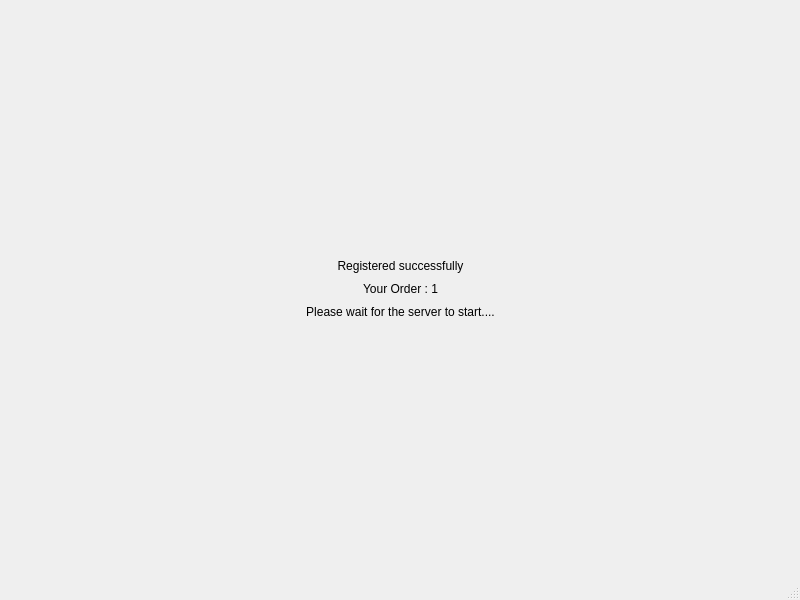
<?xml version="1.0" encoding="UTF-8"?>
<ui version="4.0">
 <class>GameWindow</class>
 <widget class="QMainWindow" name="GameWindow">
  <property name="geometry">
   <rect>
    <x>0</x>
    <y>0</y>
    <width>800</width>
    <height>600</height>
   </rect>
  </property>
  <property name="windowTitle">
   <string>MainWindow</string>
  </property>
  <widget class="QWidget" name="centralwidget">
   <layout class="QGridLayout" name="gridLayout_3">
    <item row="0" column="0">
     <widget class="QStackedWidget" name="stackedWidget">
      <property name="sizePolicy">
       <sizepolicy hsizetype="Expanding" vsizetype="Maximum">
        <horstretch>0</horstretch>
        <verstretch>0</verstretch>
       </sizepolicy>
      </property>
      <property name="currentIndex">
       <number>0</number>
      </property>
      <widget class="QWidget" name="waitingRoom">
       <layout class="QGridLayout" name="gridLayout_6">
        <item row="0" column="0">
         <layout class="QGridLayout" name="gridLayout_5">
          <item row="2" column="2">
           <spacer name="horizontalSpacer_8">
            <property name="orientation">
             <enum>Qt::Horizontal</enum>
            </property>
            <property name="sizeHint" stdset="0">
             <size>
              <width>40</width>
              <height>20</height>
             </size>
            </property>
           </spacer>
          </item>
          <item row="2" column="0">
           <spacer name="horizontalSpacer_7">
            <property name="orientation">
             <enum>Qt::Horizontal</enum>
            </property>
            <property name="sizeHint" stdset="0">
             <size>
              <width>40</width>
              <height>20</height>
             </size>
            </property>
           </spacer>
          </item>
          <item row="2" column="1">
           <widget class="QLabel" name="label_6">
            <property name="text">
             <string>Your Order : 1</string>
            </property>
            <property name="alignment">
             <set>Qt::AlignCenter</set>
            </property>
           </widget>
          </item>
          <item row="1" column="1">
           <widget class="QLabel" name="label_5">
            <property name="text">
             <string>Registered successfully</string>
            </property>
            <property name="alignment">
             <set>Qt::AlignCenter</set>
            </property>
           </widget>
          </item>
          <item row="4" column="1">
           <spacer name="verticalSpacer_4">
            <property name="orientation">
             <enum>Qt::Vertical</enum>
            </property>
            <property name="sizeHint" stdset="0">
             <size>
              <width>20</width>
              <height>40</height>
             </size>
            </property>
           </spacer>
          </item>
          <item row="3" column="1">
           <widget class="QLabel" name="label_7">
            <property name="text">
             <string>Please wait for the server to start....</string>
            </property>
            <property name="alignment">
             <set>Qt::AlignCenter</set>
            </property>
           </widget>
          </item>
          <item row="0" column="1">
           <spacer name="verticalSpacer_7">
            <property name="orientation">
             <enum>Qt::Vertical</enum>
            </property>
            <property name="sizeHint" stdset="0">
             <size>
              <width>20</width>
              <height>40</height>
             </size>
            </property>
           </spacer>
          </item>
         </layout>
        </item>
       </layout>
      </widget>
      <widget class="QWidget" name="game">
       <layout class="QGridLayout" name="gridLayout">
        <item row="2" column="0" rowspan="2" colspan="2">
         <widget class="QTextBrowser" name="textBrowser">
          <property name="html">
           <string>&lt;!DOCTYPE HTML PUBLIC &quot;-//W3C//DTD HTML 4.0//EN&quot; &quot;http://www.w3.org/TR/REC-html40/strict.dtd&quot;&gt;
&lt;html&gt;&lt;head&gt;&lt;meta name=&quot;qrichtext&quot; content=&quot;1&quot; /&gt;&lt;meta charset=&quot;utf-8&quot; /&gt;&lt;style type=&quot;text/css&quot;&gt;
p, li { white-space: pre-wrap; }
hr { height: 1px; border-width: 0; }
li.unchecked::marker { content: &quot;\2610&quot;; }
li.checked::marker { content: &quot;\2612&quot;; }
&lt;/style&gt;&lt;/head&gt;&lt;body style=&quot; font-family:'Segoe UI'; font-size:9pt; font-weight:400; font-style:normal;&quot;&gt;
&lt;p style=&quot; margin-top:0px; margin-bottom:0px; margin-left:0px; margin-right:0px; -qt-block-indent:0; text-indent:0px;&quot;&gt;Who is the president of the USA ?&lt;/p&gt;
&lt;p style=&quot;-qt-paragraph-type:empty; margin-top:0px; margin-bottom:0px; margin-left:0px; margin-right:0px; -qt-block-indent:0; text-indent:0px;&quot;&gt;&lt;br /&gt;&lt;/p&gt;&lt;/body&gt;&lt;/html&gt;</string>
          </property>
         </widget>
        </item>
        <item row="0" column="0" colspan="4">
         <widget class="QProgressBar" name="TimeBar">
          <property name="enabled">
           <bool>true</bool>
          </property>
          <property name="maximum">
           <number>20</number>
          </property>
          <property name="value">
           <number>20</number>
          </property>
          <property name="format">
           <string>%v s</string>
          </property>
         </widget>
        </item>
        <item row="4" column="1">
         <widget class="QPushButton" name="B_Button">
          <property name="text">
           <string>B</string>
          </property>
         </widget>
        </item>
        <item row="1" column="0">
         <widget class="QLabel" name="questionNum">
          <property name="font">
           <font>
            <family>Yu Mincho</family>
            <pointsize>13</pointsize>
            <bold>true</bold>
           </font>
          </property>
          <property name="text">
           <string>Question 1 :</string>
          </property>
         </widget>
        </item>
        <item row="4" column="0">
         <widget class="QPushButton" name="A_Button">
          <property name="text">
           <string>A</string>
          </property>
         </widget>
        </item>
        <item row="2" column="2" rowspan="6" colspan="2">
         <widget class="QListWidget" name="listWidget">
          <item>
           <property name="text">
            <string>Player 1</string>
           </property>
          </item>
          <item>
           <property name="text">
            <string>Player 2</string>
           </property>
          </item>
          <item>
           <property name="text">
            <string>Player 3</string>
           </property>
          </item>
         </widget>
        </item>
        <item row="1" column="3">
         <widget class="QLabel" name="nametag">
          <property name="font">
           <font>
            <family>Yu Mincho</family>
            <pointsize>13</pointsize>
            <bold>true</bold>
           </font>
          </property>
          <property name="text">
           <string>Your Turn : PLAYER NAME</string>
          </property>
         </widget>
        </item>
        <item row="5" column="0">
         <widget class="QPushButton" name="C_Button">
          <property name="text">
           <string>C</string>
          </property>
         </widget>
        </item>
        <item row="5" column="1">
         <widget class="QPushButton" name="D_Button">
          <property name="text">
           <string>D</string>
          </property>
         </widget>
        </item>
        <item row="6" column="0" rowspan="2" colspan="2">
         <widget class="QPushButton" name="Skip_Button">
          <property name="text">
           <string>Skip</string>
          </property>
         </widget>
        </item>
       </layout>
      </widget>
      <widget class="QWidget" name="win">
       <layout class="QGridLayout" name="gridLayout_2">
        <item row="2" column="1">
         <spacer name="verticalSpacer_3">
          <property name="orientation">
           <enum>Qt::Vertical</enum>
          </property>
          <property name="sizeHint" stdset="0">
           <size>
            <width>20</width>
            <height>40</height>
           </size>
          </property>
         </spacer>
        </item>
        <item row="7" column="1">
         <spacer name="verticalSpacer">
          <property name="orientation">
           <enum>Qt::Vertical</enum>
          </property>
          <property name="sizeHint" stdset="0">
           <size>
            <width>20</width>
            <height>40</height>
           </size>
          </property>
         </spacer>
        </item>
        <item row="3" column="0">
         <spacer name="horizontalSpacer">
          <property name="orientation">
           <enum>Qt::Horizontal</enum>
          </property>
          <property name="sizeHint" stdset="0">
           <size>
            <width>40</width>
            <height>20</height>
           </size>
          </property>
         </spacer>
        </item>
        <item row="1" column="1">
         <widget class="QLabel" name="label">
          <property name="font">
           <font>
            <family>Yu Mincho</family>
            <pointsize>23</pointsize>
           </font>
          </property>
          <property name="text">
           <string>You lost !!</string>
          </property>
          <property name="alignment">
           <set>Qt::AlignCenter</set>
          </property>
         </widget>
        </item>
        <item row="0" column="1">
         <spacer name="verticalSpacer_2">
          <property name="orientation">
           <enum>Qt::Vertical</enum>
          </property>
          <property name="sizeHint" stdset="0">
           <size>
            <width>20</width>
            <height>40</height>
           </size>
          </property>
         </spacer>
        </item>
        <item row="3" column="1">
         <widget class="QPushButton" name="BackToMenu">
          <property name="text">
           <string>Back To Menu</string>
          </property>
         </widget>
        </item>
        <item row="6" column="1">
         <widget class="QPushButton" name="Exit2">
          <property name="text">
           <string>Exit</string>
          </property>
         </widget>
        </item>
        <item row="5" column="1">
         <spacer name="horizontalSpacer_3">
          <property name="orientation">
           <enum>Qt::Horizontal</enum>
          </property>
          <property name="sizeHint" stdset="0">
           <size>
            <width>40</width>
            <height>20</height>
           </size>
          </property>
         </spacer>
        </item>
        <item row="3" column="2">
         <spacer name="horizontalSpacer_2">
          <property name="orientation">
           <enum>Qt::Horizontal</enum>
          </property>
          <property name="sizeHint" stdset="0">
           <size>
            <width>40</width>
            <height>20</height>
           </size>
          </property>
         </spacer>
        </item>
       </layout>
      </widget>
      <widget class="QWidget" name="lose">
       <layout class="QGridLayout" name="gridLayout_4">
        <item row="2" column="1">
         <widget class="QLabel" name="label_4">
          <property name="font">
           <font>
            <family>Yu Mincho</family>
            <pointsize>23</pointsize>
           </font>
          </property>
          <property name="text">
           <string>You won !!</string>
          </property>
          <property name="alignment">
           <set>Qt::AlignCenter</set>
          </property>
         </widget>
        </item>
        <item row="5" column="1">
         <spacer name="verticalSpacer_6">
          <property name="orientation">
           <enum>Qt::Vertical</enum>
          </property>
          <property name="sizeHint" stdset="0">
           <size>
            <width>20</width>
            <height>40</height>
           </size>
          </property>
         </spacer>
        </item>
        <item row="4" column="1">
         <widget class="QPushButton" name="pushButton_3">
          <property name="text">
           <string>Back To Menu</string>
          </property>
         </widget>
        </item>
        <item row="4" column="2">
         <spacer name="horizontalSpacer_5">
          <property name="orientation">
           <enum>Qt::Horizontal</enum>
          </property>
          <property name="sizeHint" stdset="0">
           <size>
            <width>40</width>
            <height>20</height>
           </size>
          </property>
         </spacer>
        </item>
        <item row="1" column="1">
         <widget class="QLabel" name="label_3">
          <property name="font">
           <font>
            <family>Yu Mincho</family>
            <pointsize>21</pointsize>
           </font>
          </property>
          <property name="text">
           <string>Congratulation !!</string>
          </property>
          <property name="alignment">
           <set>Qt::AlignCenter</set>
          </property>
         </widget>
        </item>
        <item row="0" column="1">
         <spacer name="verticalSpacer_5">
          <property name="orientation">
           <enum>Qt::Vertical</enum>
          </property>
          <property name="sizeHint" stdset="0">
           <size>
            <width>20</width>
            <height>40</height>
           </size>
          </property>
         </spacer>
        </item>
        <item row="4" column="0">
         <spacer name="horizontalSpacer_4">
          <property name="orientation">
           <enum>Qt::Horizontal</enum>
          </property>
          <property name="sizeHint" stdset="0">
           <size>
            <width>40</width>
            <height>20</height>
           </size>
          </property>
         </spacer>
        </item>
        <item row="3" column="1">
         <spacer name="horizontalSpacer_6">
          <property name="orientation">
           <enum>Qt::Horizontal</enum>
          </property>
          <property name="sizeHint" stdset="0">
           <size>
            <width>40</width>
            <height>20</height>
           </size>
          </property>
         </spacer>
        </item>
       </layout>
      </widget>
     </widget>
    </item>
   </layout>
  </widget>
  <widget class="QMenuBar" name="menubar">
   <property name="geometry">
    <rect>
     <x>0</x>
     <y>0</y>
     <width>800</width>
     <height>25</height>
    </rect>
   </property>
  </widget>
  <widget class="QStatusBar" name="statusbar"/>
 </widget>
 <resources/>
 <connections/>
</ui>
